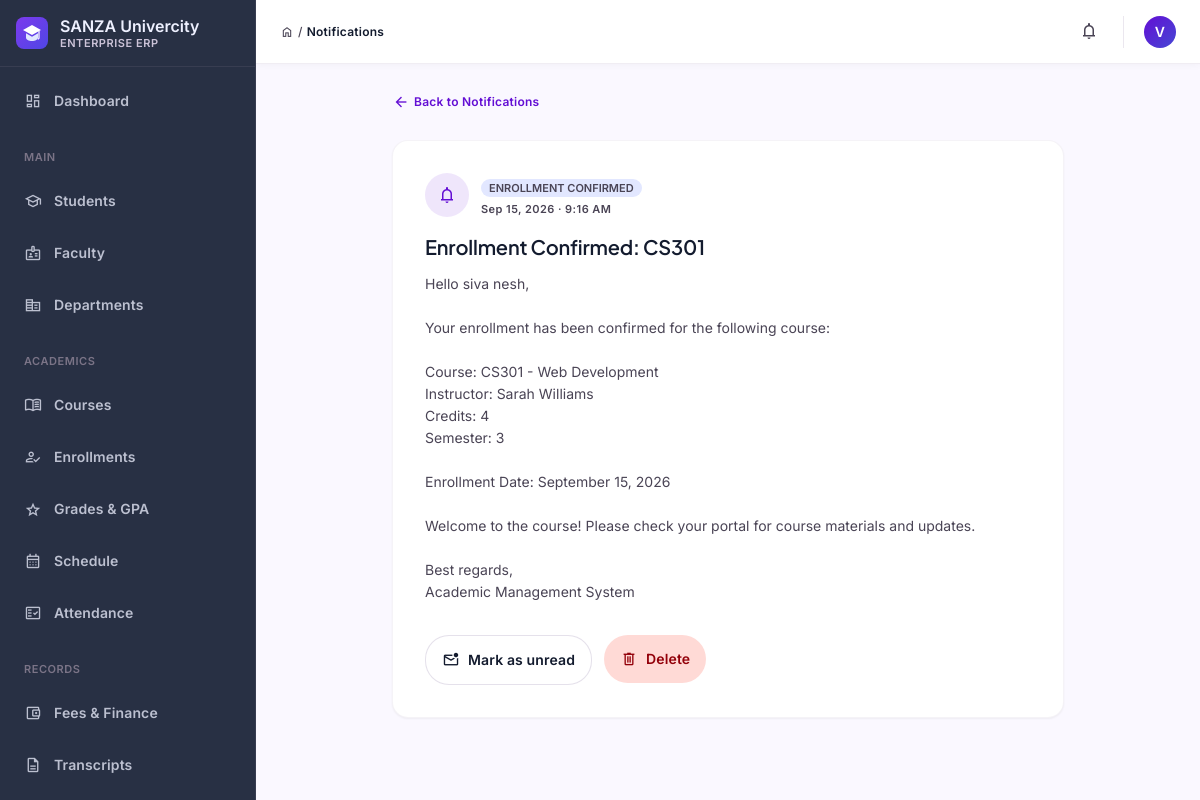
Page /students/notifications/7/ (signed in) on the committed database.
### students/models.py (models this page shows, shortened)
class User(AbstractUser):
    ROLE_CHOICES = (
        ('admin', 'Administrator'),
        ('faculty', 'Faculty/Instructor'),
        ('student', 'Student'),
    )
    role = models.CharField(max_length=20, choices=ROLE_CHOICES, default='student')
    phone = models.CharField(max_length=20, blank=True, null=True)
    department = models.CharField(max_length=100, blank=True, null=True)
    enrollment_year = models.IntegerField(blank=True, null=True)
    class Meta:
        ordering = ['-date_joined']

class Notification(models.Model):
    NOTIFICATION_TYPES = [
        ('grade_released', 'Grade Released'),
        ('fee_due', 'Fee Due Soon'),
        ('fee_overdue', 'Fee Overdue'),
        ('enrollment_confirmed', 'Enrollment Confirmed'),
        ('enrollment_rejected', 'Enrollment Rejected'),
        ('attendance_warning', 'Attendance Warning'),
        ('academic_warning', 'Academic Warning'),
        ('transcript_available', 'Transcript Available'),
        ('report_generated', 'Report Generated'),
        ('system_notification', 'System Notification'),
    ]
    recipient = models.ForeignKey(User, on_delete=models.CASCADE, related_name='notifications')
    notification_type = models.CharField(max_length=50, choices=NOTIFICATION_TYPES)
    subject = models.CharField(max_length=255)
    message = models.TextField()
    email_sent = models.BooleanField(default=False)
    email_failed = models.BooleanField(default=False)
    failure_reason = models.TextField(blank=True, null=True)
    is_read = models.BooleanField(default=False)
    related_grade = models.ForeignKey(Grade, on_delete=models.SET_NULL, blank=True, null=True)
    related_fee = models.ForeignKey(Fee, on_delete=models.SET_NULL, blank=True, null=True)
    related_enrollment = models.ForeignKey(Enrollment, on_delete=models.SET_NULL, blank=True, null=True)
    created_at = models.DateTimeField(auto_now_add=True)
    sent_at = models.DateTimeField(blank=True, null=True)
    read_at = models.DateTimeField(blank=True, null=True)
    class Meta:
        ordering = ['-created_at']
        verbose_name_plural = "Notifications"

### students/views.py (the view)
# urls.py: path('notifications/<int:notification_id>/', views.notification_detail, name='notification_detail'),
@login_required(login_url='login')
def notification_detail(request, notification_id):
    notification = get_object_or_404(Notification, id=notification_id)
    if notification.recipient != request.user and not request.user.is_staff:
        return HttpResponseForbidden("You don't have permission to view this notification.")
    if not notification.is_read:
        notification.mark_as_read()
    context = {
        'title': 'Notification',
        'notification': notification,
    }
    return render(request, 'students/notification_detail.html', context)

### students/context_processors.py (called while the page is built)
def nav_context(request):
    unread_notifications = 0
    user = getattr(request, 'user', None)
    if user is not None and user.is_authenticated:
        unread_notifications = Notification.objects.filter(
            recipient=user, is_read=False
        ).count()
    return {
        'nav_unread_notifications': unread_notifications,
    }

### students/templates/students/notification_detail.html (shortened to what this page needs)
{% extends "base.html" %}
{% block breadcrumb %}Notifications{% endblock %}
{% block content %}
<div class="max-w-2xl mx-auto flex flex-col gap-space-lg">
  <a href="{% url 'notification_list' %}" class="inline-flex items-center gap-1 font-label-md text-label-md text-primary font-semibold hover:underline w-fit">
    <span class="material-symbols-outlined text-lg">arrow_back</span> Back to Notifications
  </a>
  <div class="bg-surface-container-lowest rounded-2xl border border-outline-variant/20 shadow-sm p-8">
    <div class="flex items-center gap-space-sm mb-4">
      <span class="w-11 h-11 rounded-full bg-primary/10 flex items-center justify-center text-primary flex-shrink-0"><span class="material-symbols-outlined text-xl">notifications</span></span>
      <div>
        <span class="px-2 py-0.5 rounded-full bg-surface-container-high text-on-surface-variant font-label-sm text-[11px] font-semibold uppercase">{{ notification.get_notification_type_display }}</span>
        <p class="font-label-sm text-label-sm text-on-surface-variant mt-1">{{ notification.created_at|date:"M d, Y · g:i A" }}</p>
      </div>
    </div>
    <h1 class="font-headline-sm text-headline-sm text-on-surface mb-3">{{ notification.subject }}</h1>
    <p class="font-body-md text-body-md text-on-surface-variant whitespace-pre-line">{{ notification.message }}</p>
    <div class="flex flex-wrap gap-space-sm mt-8">
      {% if notification.is_read %}
      <form method="post" action="{% url 'notification_mark_unread' notification.id %}">
        <button type="submit" class="inline-flex items-center gap-2 px-4 py-2.5 rounded-xl bg-surface-container-lowest border border-outline-variant/50 text-on-surface font-label-lg text-label-lg hover:bg-surface-container-low transition-all">
          <span class="material-symbols-outlined text-lg">mark_email_unread</span> Mark as unread
        </button>
      </form>
      {% endif %}
      <form method="post" action="{% url 'notification_delete' notification.id %}">
        <button type="submit" class="inline-flex items-center gap-2 px-4 py-2.5 rounded-xl bg-error-container text-on-error-container font-label-lg text-label-lg hover:opacity-90 transition-all">
          <span class="material-symbols-outlined text-lg">delete</span> Delete
        </button>
      </form>
    </div>
  </div>
</div>
{% endblock %}

### students/templates/base.html (shortened to what this page needs)
{% load static %}<!DOCTYPE html>
<html lang="en">
<head>
{% include "partials/_design_tokens.html" %}
</head>
<body class="bg-surface font-body-md text-on-surface antialiased">
<aside id="sidebar" class="fixed left-0 top-0 h-full w-64 bg-inverse-surface border-r border-outline/20 z-50 flex flex-col justify-between overflow-y-auto -translate-x-full lg:translate-x-0 transition-transform duration-200">
  <div class="flex flex-col">
    <div class="flex items-center gap-space-sm px-space-md py-space-md border-b border-outline/20">
      <div class="flex flex-col min-w-0">
        <span class="font-title-md text-title-md text-inverse-on-surface leading-tight truncate">SANZA Univercity</span>
        <span class="font-label-sm text-label-sm text-outline-variant uppercase tracking-wider">Enterprise ERP</span>
      </div>
    </div>
    <nav class="px-space-sm py-space-sm flex flex-col gap-space-xs">
      {% url 'dashboard' as dash_url %}
      <a href="{{ dash_url }}" class="flex items-center gap-space-sm px-space-sm py-2 rounded-xl transition-all {% if request.resolver_match.url_name in 'dashboard,admin_dashboard,faculty_dashboard,student_portal' %}nav-active{% else %}text-inverse-on-surface/75 hover:bg-surface-container-highest/10 hover:text-inverse-on-surface{% endif %}">
        <span class="material-symbols-outlined text-lg">dashboard</span><span class="font-label-lg text-label-lg">Dashboard</span>
      </a>
      {% if user.is_staff or user.is_superuser %}
      <div class="px-space-sm pt-space-sm pb-1"><span class="font-label-sm text-label-sm text-outline uppercase tracking-wider">Main</span></div>
      <a href="{% url 'student_list' %}" class="flex items-center gap-space-sm px-space-sm py-2 rounded-xl transition-all {% if request.resolver_match.url_name == 'student_list' %}nav-active{% else %}text-inverse-on-surface/75 hover:bg-surface-container-highest/10 hover:text-inverse-on-surface{% endif %}"><span class="material-symbols-outlined text-lg">school</span><span class="font-label-lg text-label-lg">Students</span></a>
      <a href="{% url 'faculty_reports_dashboard' %}" class="flex items-center gap-space-sm px-space-sm py-2 rounded-xl transition-all {% if request.resolver_match.url_name in 'faculty_reports_dashboard,faculty_analytics,faculty_performance_compare' %}nav-active{% else %}text-inverse-on-surface/75 hover:bg-surface-container-highest/10 hover:text-inverse-on-surface{% endif %}"><span class="material-symbols-outlined text-lg">badge</span><span class="font-label-lg text-label-lg">Faculty</span></a>
      <a href="{% url 'department_list' %}" class="flex items-center gap-space-sm px-space-sm py-2 rounded-xl transition-all {% if request.resolver_match.url_name == 'department_list' %}nav-active{% else %}text-inverse-on-surface/75 hover:bg-surface-container-highest/10 hover:text-inverse-on-surface{% endif %}"><span class="material-symbols-outlined text-lg">corporate_fare</span><span class="font-label-lg text-label-lg">Departments</span></a>
      {% endif %}
      <div class="px-space-sm pt-space-sm pb-1"><span class="font-label-sm text-label-sm text-outline uppercase tracking-wider">Academics</span></div>
      <a href="{% url 'course_list' %}" class="flex items-center gap-space-sm px-space-sm py-2 rounded-xl transition-all {% if request.resolver_match.url_name in 'course_list,course_analytics' %}nav-active{% else %}text-inverse-on-surface/75 hover:bg-surface-container-highest/10 hover:text-inverse-on-surface{% endif %}"><span class="material-symbols-outlined text-lg">menu_book</span><span class="font-label-lg text-label-lg">Courses</span></a>
      {% if user.is_staff or user.is_superuser %}
      <a href="{% url 'enrollment_list' %}" class="flex items-center gap-space-sm px-space-sm py-2 rounded-xl transition-all {% if request.resolver_match.url_name == 'enrollment_list' %}nav-active{% else %}text-inverse-on-surface/75 hover:bg-surface-container-highest/10 hover:text-inverse-on-surface{% endif %}"><span class="material-symbols-outlined text-lg">how_to_reg</span><span class="font-label-lg text-label-lg">Enrollments</span></a>
      {% endif %}
      <a href="{% url 'grade_list' %}" class="flex items-center gap-space-sm px-space-sm py-2 rounded-xl transition-all {% if request.resolver_match.url_name == 'grade_list' %}nav-active{% else %}text-inverse-on-surface/75 hover:bg-surface-container-highest/10 hover:text-inverse-on-surface{% endif %}"><span class="material-symbols-outlined text-lg">grade</span><span class="font-label-lg text-label-lg">Grades &amp; GPA</span></a>
      <a href="{% url 'schedule_dashboard' %}" class="flex items-center gap-space-sm px-space-sm py-2 rounded-xl transition-all {% if request.resolver_match.url_name == 'schedule_dashboard' %}nav-active{% else %}text-inverse-on-surface/75 hover:bg-surface-container-highest/10 hover:text-inverse-on-surface{% endif %}"><span class="material-symbols-outlined text-lg">calendar_month</span><span class="font-label-lg text-label-lg">Schedule</span></a>
      <a href="{% url 'attendance_list' %}" class="flex items-center gap-space-sm px-space-sm py-2 rounded-xl transition-all {% if request.resolver_match.url_name in 'attendance_list,attendance_record,attendance_update' %}nav-active{% else %}text-inverse-on-surface/75 hover:bg-surface-container-highest/10 hover:text-inverse-on-surface{% endif %}"><span class="material-symbols-outlined text-lg">fact_check</span><span class="font-label-lg text-label-lg">Attendance</span></a>
      <div class="px-space-sm pt-space-sm pb-1"><span class="font-label-sm text-label-sm text-outline uppercase tracking-wider">Records</span></div>
      <a href="{% url 'fee_list' %}" class="flex items-center gap-space-sm px-space-sm py-2 rounded-xl transition-all {% if request.resolver_match.url_name == 'fee_list' %}nav-active{% else %}text-inverse-on-surface/75 hover:bg-surface-container-highest/10 hover:text-inverse-on-surface{% endif %}"><span class="material-symbols-outlined text-lg">account_balance_wallet</span><span class="font-label-lg text-label-lg">Fees &amp; Finance</span></a>
      <a href="{% url 'transcript_list' %}" class="flex items-center gap-space-sm px-space-sm py-2 rounded-xl transition-all {% if request.resolver_match.url_name in 'transcript_list,transcript_detail' %}nav-active{% else %}text-inverse-on-surface/75 hover:bg-surface-container-highest/10 hover:text-inverse-on-surface{% endif %}"><span class="material-symbols-outlined text-lg">description</span><span class="font-label-lg text-label-lg">Transcripts</span></a>
      <a href="{% url 'degree_audit_list' %}" class="flex items-center gap-space-sm px-space-sm py-2 rounded-xl transition-all {% if request.resolver_match.url_name in 'degree_audit_list,degree_audit_detail' %}nav-active{% else %}text-inverse-on-surface/75 hover:bg-surface-container-highest/10 hover:text-inverse-on-surface{% endif %}"><span class="material-symbols-outlined text-lg">checklist</span><span class="font-label-lg text-label-lg">Degree Audit</span></a>
    </nav>
  </div>
</aside>
<div class="lg:pl-64">
  <header class="sticky top-0 h-16 bg-surface-container-lowest border-b border-outline-variant/30 shadow-[0_1px_8px_rgba(0,0,0,0.04)] z-30 flex items-center justify-between px-space-md lg:px-space-lg gap-space-sm">
    <div class="flex items-center gap-space-md flex-1 min-w-0">
      <div class="hidden sm:flex items-center gap-1 text-on-surface-variant font-label-md text-label-md flex-shrink-0">
        <span class="material-symbols-outlined text-sm">home</span><span>/</span>
        <span class="text-on-surface font-semibold">{% block breadcrumb %}Console{% endblock %}</span>
      </div>
    </div>
    <div class="flex items-center gap-space-sm flex-shrink-0">
      {% if user.is_authenticated %}
      <a href="{% url 'notification_list' %}" aria-label="Notifications" class="relative p-2 rounded-lg text-on-surface-variant hover:bg-surface-container-low transition-colors">
        <span class="material-symbols-outlined text-xl">notifications</span>
      </a>
      <div class="flex items-center gap-space-sm pl-1">
        <div class="w-8 h-8 rounded-full bg-gradient-to-br from-primary to-secondary flex items-center justify-center text-on-primary font-label-lg text-label-lg flex-shrink-0">
          {{ user.get_full_name|default:user.username|slice:":1"|upper }}
        </div>
      </div>
      {% else %}
      <a href="{% url 'login' %}" class="px-4 py-2 rounded-xl bg-gradient-to-r from-primary to-secondary text-on-primary font-label-lg text-label-lg">Sign in</a>
      {% endif %}
    </div>
  </header>
  <main class="w-full px-space-md lg:px-space-lg py-space-lg bg-surface-bright min-h-[calc(100vh-4rem)]">
    {% block content %}{% endblock %}
  </main>
</div>
</body>
</html>

### rows in the picture
User: get_full_name "V"
Notification: notification_type "ENROLLMENT CONFIRMED", created_at "Sep 15, 2026 · 9:16 AM", subject "Enrollment Confirmed: CS301", message "Hello siva nesh, Your enrollment has been confirmed for the following course: Course: CS301 - Web Development Instructor: Sarah Williams Credits: 4 Semester: 3 Enrollment Date: September 15, 2026 Welcome to the course! Please check your portal for course materials and updates. Best regards, Academic Management System"
